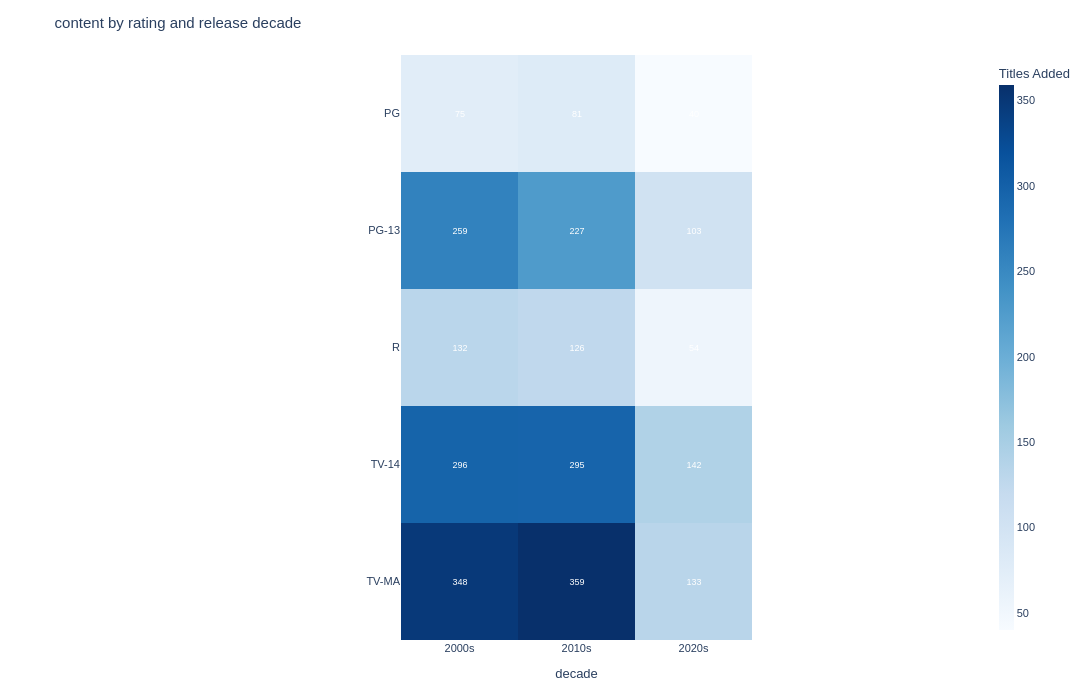

Write notebook code for a chart like this one.
### Markdown cell above
## Task 1 — Heatmap: content by rating and release decade

**What to build:** A heatmap showing the number of titles by **content rating** (y-axis) and **decade** (x-axis).

**Requirements:**
- Create a 'decade' column: `df['decade'] = (df['release_year'] // 10 * 10).astype(str) + 's'`
- Filter to TV-14, TV-MA, PG-13, R, PG only (most common ratings)
- Sequential colour scale (Blues)
- Values shown in cells (`text_auto=True`)
- Insight title about which rating dominates which decade

### Code cell
# Task 1
# YOUR CODE HERE
df['decade'] = (df['release_year'] // 10 * 10).astype('str') + 's'
rating = df[df['rating'].isin(['TV-14','TV-MA','PG-13','R','PG'])]
recent = df.loc[df['added_year'] >= 2010]
rating_year = rating.groupby(['rating', 'decade']).size().reset_index(name='count')
pivot = rating_year.pivot(index='rating', columns='decade', values='count').fillna(0)



# ── Step 1: Plotly Express base chart ─────────────────────────────────────────
fig = px.imshow(
    pivot,
    color_continuous_scale='Blues',    # sequential one-color
    #aspect='auto',                     # let the chart fill the space naturally
    labels={'color': 'Titles Added'},
    text_auto=True,                    # show count value inside each cell
    height=700, width=1200
)

# ── Step 2: Customisation ─────────────────────────────────────────────────────
fig.update_traces(
    textfont=dict(size=9, color='white'),   # white text readable on dark cells
    hovertemplate='<b>%{y}</b> — %{x}<br>Titles: %{z}<extra></extra>',
)

fig.update_layout(
    title='content by rating and release decade',
    font=dict(family='Arial', size=11),
    coloraxis_colorbar=dict(title='Titles Added', thickness=15),
    margin=dict(l=180, r=40, t=55, b=60),
    #coloraxis_showscale=False
)


fig.update_yaxes(title='')

fig.show()

### Figure 1 — Plotly figure (JSON) as saved in the notebook; plotly's stock layout.template omitted (floating-point values rounded to 4 significant figures)
{"data": [{"coloraxis": "coloraxis", "hovertemplate": "<b>%{y}</b> — %{x}<br>Titles: %{z}<extra></extra>", "name": "0", "textfont": {"color": "white", "size": 9}, "texttemplate": "%{z}", "type": "heatmap", "x": ["2000s", "2010s", "2020s"], "xaxis": "x", "y": ["PG", "PG-13", "R", "TV-14", "TV-MA"], "yaxis": "y", "z": [[75, 81, 40], [259, 227, 103], [132, 126, 54], [296, 295, 142], [348, 359, 133]]}], "layout": {"coloraxis": {"colorbar": {"thickness": 15, "title": {"text": "Titles Added"}}, "colorscale": [[0, "rgb(247,251,255)"], [0.125, "rgb(222,235,247)"], [0.25, "rgb(198,219,239)"], [0.375, "rgb(158,202,225)"], [0.5, "rgb(107,174,214)"], [0.625, "rgb(66,146,198)"], [0.75, "rgb(33,113,181)"], [0.875, "rgb(8,81,156)"], [1, "rgb(8,48,107)"]]}, "font": {"family": "Arial", "size": 11}, "height": 700, "margin": {"b": 60, "l": 180, "r": 40, "t": 55}, "title": {"text": "content by rating and release decade"}, "width": 1200, "xaxis": {"anchor": "y", "constrain": "domain", "domain": [0, 1], "scaleanchor": "y", "title": {"text": "decade"}}, "yaxis": {"anchor": "x", "autorange": "reversed", "constrain": "domain", "domain": [0, 1], "title": {"text": ""}}}}
